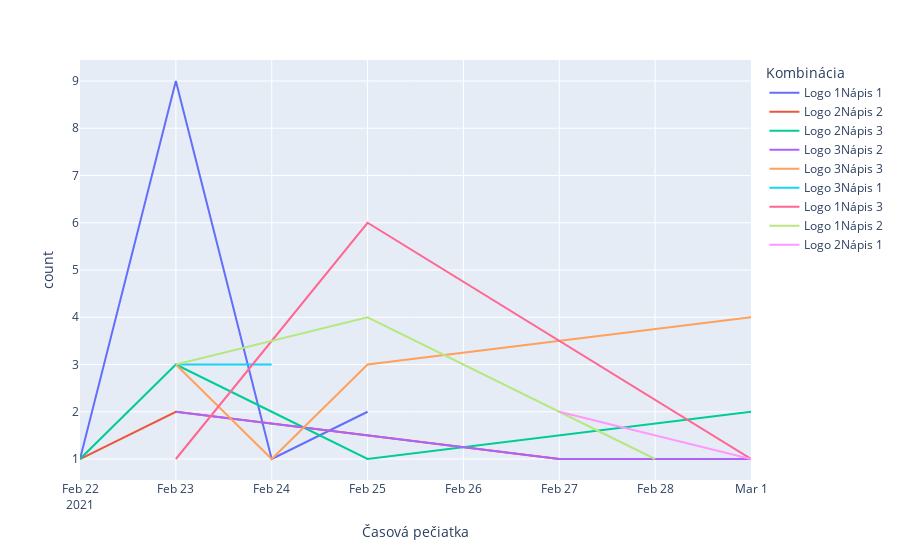

Notebook code for this chart:
### Code cell
import plotly.express as px
px.line(linechart_df, x="Časová pečiatka", y="count", color='Kombinácia')

### Figure 1 — Plotly figure (JSON) as saved in the notebook; plotly's stock layout.template omitted (floating-point values rounded to 4 significant figures)
{"data": [{"hoverlabel": {"namelength": 0}, "hovertemplate": "Kombinácia=Logo 1Nápis 1<br>Časová pečiatka=%{x}<br>count=%{y}", "legendgroup": "Logo 1Nápis 1", "line": {"color": "#636efa", "dash": "solid"}, "mode": "lines", "name": "Logo 1Nápis 1", "showlegend": true, "type": "scatter", "x": ["2021-02-22T00:00:00", "2021-02-23T00:00:00", "2021-02-24T00:00:00", "2021-02-25T00:00:00"], "xaxis": "x", "y": [1, 9, 1, 2], "yaxis": "y"}, {"hoverlabel": {"namelength": 0}, "hovertemplate": "Kombinácia=Logo 2Nápis 2<br>Časová pečiatka=%{x}<br>count=%{y}", "legendgroup": "Logo 2Nápis 2", "line": {"color": "#EF553B", "dash": "solid"}, "mode": "lines", "name": "Logo 2Nápis 2", "showlegend": true, "type": "scatter", "x": ["2021-02-22T00:00:00", "2021-02-23T00:00:00", "2021-02-27T00:00:00"], "xaxis": "x", "y": [1, 2, 1], "yaxis": "y"}, {"hoverlabel": {"namelength": 0}, "hovertemplate": "Kombinácia=Logo 2Nápis 3<br>Časová pečiatka=%{x}<br>count=%{y}", "legendgroup": "Logo 2Nápis 3", "line": {"color": "#00cc96", "dash": "solid"}, "mode": "lines", "name": "Logo 2Nápis 3", "showlegend": true, "type": "scatter", "x": ["2021-02-22T00:00:00", "2021-02-23T00:00:00", "2021-02-24T00:00:00", "2021-02-25T00:00:00", "2021-03-01T00:00:00"], "xaxis": "x", "y": [1, 3, 2, 1, 2], "yaxis": "y"}, {"hoverlabel": {"namelength": 0}, "hovertemplate": "Kombinácia=Logo 3Nápis 2<br>Časová pečiatka=%{x}<br>count=%{y}", "legendgroup": "Logo 3Nápis 2", "line": {"color": "#ab63fa", "dash": "solid"}, "mode": "lines", "name": "Logo 3Nápis 2", "showlegend": true, "type": "scatter", "x": ["2021-02-23T00:00:00", "2021-02-27T00:00:00", "2021-03-01T00:00:00"], "xaxis": "x", "y": [2, 1, 1], "yaxis": "y"}, {"hoverlabel": {"namelength": 0}, "hovertemplate": "Kombinácia=Logo 3Nápis 3<br>Časová pečiatka=%{x}<br>count=%{y}", "legendgroup": "Logo 3Nápis 3", "line": {"color": "#FFA15A", "dash": "solid"}, "mode": "lines", "name": "Logo 3Nápis 3", "showlegend": true, "type": "scatter", "x": ["2021-02-23T00:00:00", "2021-02-24T00:00:00", "2021-02-25T00:00:00", "2021-03-01T00:00:00"], "xaxis": "x", "y": [3, 1, 3, 4], "yaxis": "y"}, {"hoverlabel": {"namelength": 0}, "hovertemplate": "Kombinácia=Logo 3Nápis 1<br>Časová pečiatka=%{x}<br>count=%{y}", "legendgroup": "Logo 3Nápis 1", "line": {"color": "#19d3f3", "dash": "solid"}, "mode": "lines", "name": "Logo 3Nápis 1", "showlegend": true, "type": "scatter", "x": ["2021-02-23T00:00:00", "2021-02-24T00:00:00"], "xaxis": "x", "y": [3, 3], "yaxis": "y"}, {"hoverlabel": {"namelength": 0}, "hovertemplate": "Kombinácia=Logo 1Nápis 3<br>Časová pečiatka=%{x}<br>count=%{y}", "legendgroup": "Logo 1Nápis 3", "line": {"color": "#FF6692", "dash": "solid"}, "mode": "lines", "name": "Logo 1Nápis 3", "showlegend": true, "type": "scatter", "x": ["2021-02-23T00:00:00", "2021-02-25T00:00:00", "2021-03-01T00:00:00"], "xaxis": "x", "y": [1, 6, 1], "yaxis": "y"}, {"hoverlabel": {"namelength": 0}, "hovertemplate": "Kombinácia=Logo 1Nápis 2<br>Časová pečiatka=%{x}<br>count=%{y}", "legendgroup": "Logo 1Nápis 2", "line": {"color": "#B6E880", "dash": "solid"}, "mode": "lines", "name": "Logo 1Nápis 2", "showlegend": true, "type": "scatter", "x": ["2021-02-23T00:00:00", "2021-02-25T00:00:00", "2021-02-28T00:00:00"], "xaxis": "x", "y": [3, 4, 1], "yaxis": "y"}, {"hoverlabel": {"namelength": 0}, "hovertemplate": "Kombinácia=Logo 2Nápis 1<br>Časová pečiatka=%{x}<br>count=%{y}", "legendgroup": "Logo 2Nápis 1", "line": {"color": "#FF97FF", "dash": "solid"}, "mode": "lines", "name": "Logo 2Nápis 1", "showlegend": true, "type": "scatter", "x": ["2021-02-27T00:00:00", "2021-03-01T00:00:00"], "xaxis": "x", "y": [2, 1], "yaxis": "y"}], "layout": {"legend": {"title": {"text": "Kombinácia"}, "tracegroupgap": 0}, "margin": {"t": 60}, "xaxis": {"anchor": "y", "domain": [0, 1], "title": {"text": "Časová pečiatka"}}, "yaxis": {"anchor": "x", "domain": [0, 1], "title": {"text": "count"}}}}
